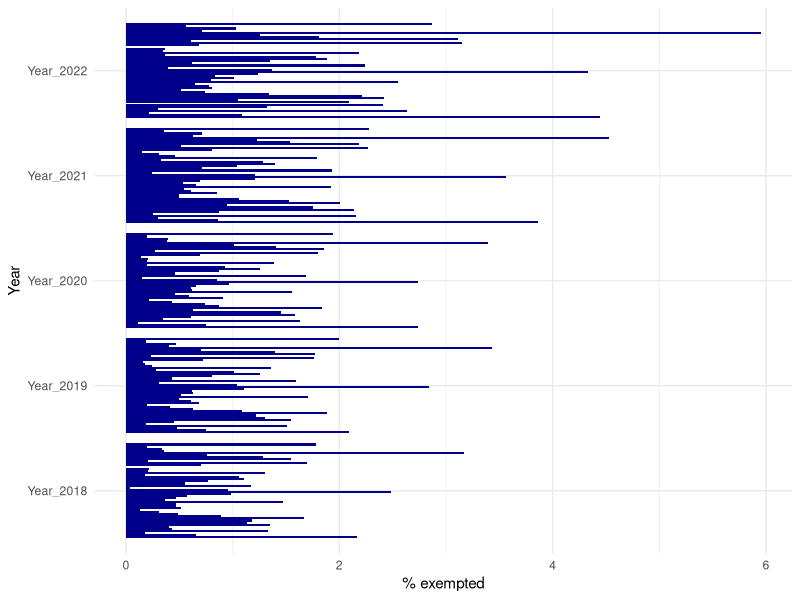
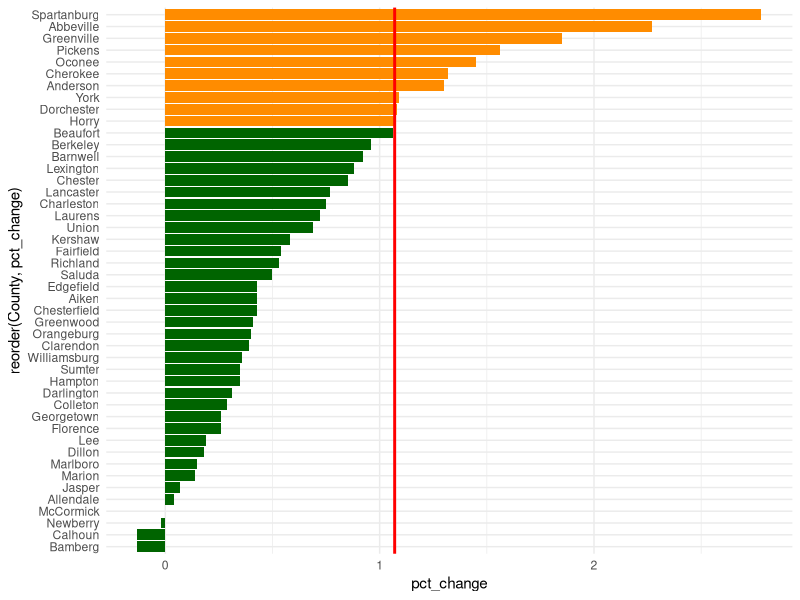

Write R code to recreate these figures, in order.
library(tidyverse)
library(readxl)

data_source <- 
  "https://dph.sc.gov/sites/scdph/files/media/document/Religious_Exemption_Rates_Last_5_School_Years_as_of_22-23.pdf"

vax_data <-
  read_excel(
    "Religious exemptions through 2023.xlsx",
    sheet = 2
  )

vax_clean <-
  vax_data |> 
  select(
    County,
    `2018-2019_pct`,
    `2019-2020_pct`,
    `2020-2021_pct`,
    `2021-2022_pct`,
    `2022-2023_pct`
  ) |> 
  rename(
    "Year_2018" = `2018-2019_pct`,
    "Year_2019" = `2019-2020_pct`,
    "Year_2020" = `2020-2021_pct`,
    "Year_2021" = `2021-2022_pct`,
    "Year_2022" = `2022-2023_pct`
  ) |> 
  pivot_longer(
    2:6,
    names_to = "Year",
    values_to = "% exempted"
  ) |> 
  mutate(
    `% exempted` = `% exempted` * 100
  ) |> 
  group_by(
    County
  ) |> 
  ungroup() |> 
  arrange(Year, County)

theme_set(theme_minimal())

ggplot(
  data = vax_clean |> filter(County != "Statewide"),
  aes(x = Year, y = `% exempted`, group = County, fill = "dark blue")
) +
  scale_fill_manual(values = "dark blue") +
  geom_col(position = position_dodge()) +
  coord_flip() +
  theme(
    legend.position = "none"
  )

vax_overall_increase <-
  vax_clean |> 
  filter(
    Year %in% c("Year_2018", "Year_2022")
  ) |> 
  pivot_wider(
    names_from = "Year",
    values_from = "% exempted"
  ) |> 
  mutate(
    pct_change = Year_2022 - Year_2018
  )

state_avg <-
  vax_overall_increase |> 
  filter(County == "Statewide") |> 
  pull(pct_change)

ggplot(
  data = vax_overall_increase |> 
    filter(County != "Statewide"),
  aes(x = reorder(County, pct_change), y = pct_change, fill = if_else(pct_change > state_avg, "darkorange", "dark green"))
) +
  geom_col(position = position_dodge()) +
  scale_fill_manual(values = c("darkorange" = "darkorange", "dark green" = "dark green")) +
  coord_flip() +
  theme(
    legend.position = "none"
  ) +
  geom_hline(
    yintercept = state_avg,
    color = "red",
    linewidth = 1
  )
